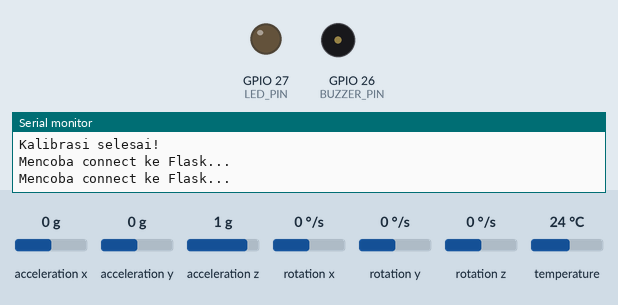
Recording of a sketch running on a simulated ESP32. Parts: output pins drawn as LEDs (lit = HIGH), buzzer (waves = sounding, pin HIGH), the last lines printed to the serial monitor. The test bench sets the inputs (shaded band); at power-on: rotation x 0 °/s, acceleration x 0 g, acceleration y 0 g, acceleration z 1 g, rotation y 0 °/s, rotation z 0 °/s, temperature 24 °C. WiFi joins after 1.5 s; servers stay silent unless stated.

Above: at 6.4 s.
6.5 s: rotation x set to -192 °/s
At 6.98 s:
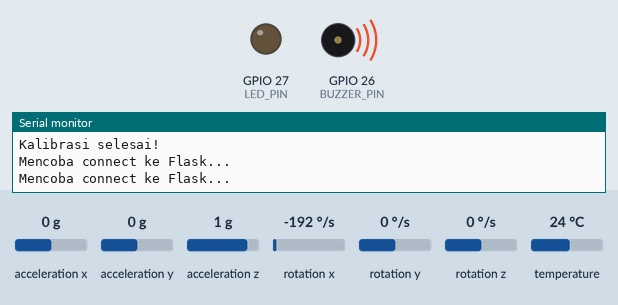
At 8.47 s:
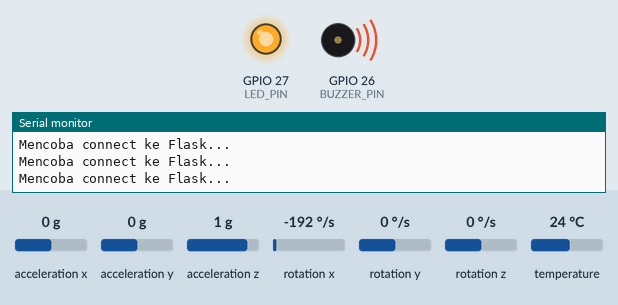
9.5 s: rotation x set to 174 °/s
12.5 s: rotation x set to 182 °/s
Timing chart, 0 to 21.5 s (numbered marks = the images above; inputs shaded):
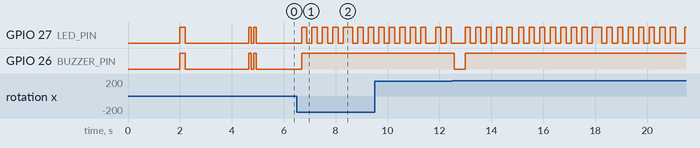

The sketch:

Monitoring_IMU_F22.ino
```cpp
#include <Arduino.h>
#include <WiFi.h>
#include <WiFiClientSecure.h>
#include <ArduinoWebsockets.h>
#include <Adafruit_MPU6050.h>
#include <Adafruit_Sensor.h>
#include <Arduino_JSON.h>

using namespace websockets;

// ── Konfigurasi ───────────────────────────────────────────
const char* ssid     = "dewa24";
const char* password = "siuuuuuu";
const char* wsServer = "ws:// 10.137.177.92:5000/ws-esp32";

#define BUZZER_PIN  26   // GPIO 26
#define LED_PIN     27   // GPIO 27 → Resistor 220Ω → LED

float THRESHOLD = 1.0;

// ── WebSocket ─────────────────────────────────────────────
WebsocketsClient wsClient;
bool wsConnected = false;

// ── Timer ─────────────────────────────────────────────────
unsigned long lastGyro   = 0;
unsigned long lastAcc    = 0;
unsigned long lastTemp   = 0;
unsigned long lastSend   = 0;
unsigned long lastReconn = 0;
unsigned long lastLed    = 0;  // timer kedap-kedip LED
bool ledState = false;

// ── Sensor ────────────────────────────────────────────────
Adafruit_MPU6050 mpu;
sensors_event_t a, g, temp;

float gyroX = 0, gyroY = 0, gyroZ = 0;
float accX, accY, accZ;
float temperature;

float gyroXoffset = 0, gyroYoffset = 0, gyroZoffset = 0;
float gyroXerror  = 0.07, gyroYerror = 0.03, gyroZerror = 0.01;

// ── Kalibrasi ─────────────────────────────────────────────
void calibrateMPU() {
  Serial.println("Kalibrasi...");

  // Buzzer + LED tanda mulai
  digitalWrite(BUZZER_PIN, HIGH);
  digitalWrite(LED_PIN, HIGH);
  delay(200);
  digitalWrite(BUZZER_PIN, LOW);
  digitalWrite(LED_PIN, LOW);

  float sumX = 0, sumY = 0, sumZ = 0;
  for (int i = 0; i < 200; i++) {
    mpu.getEvent(&a, &g, &temp);
    sumX += g.gyro.x;
    sumY += g.gyro.y;
    sumZ += g.gyro.z;
    delay(10);
  }
  gyroXoffset = sumX / 200;
  gyroYoffset = sumY / 200;
  gyroZoffset = sumZ / 200;
  gyroX = 0; gyroY = 0; gyroZ = 0;

  // Buzzer + LED 2x tanda selesai
  for (int i = 0; i < 2; i++) {
    digitalWrite(BUZZER_PIN, HIGH);
    digitalWrite(LED_PIN, HIGH);
    delay(100);
    digitalWrite(BUZZER_PIN, LOW);
    digitalWrite(LED_PIN, LOW);
    delay(100);
  }
  Serial.println("Kalibrasi selesai!");
}

// ── Init ──────────────────────────────────────────────────
void initMPU() {
  if (!mpu.begin()) {
    Serial.println("MPU6050 tidak ditemukan!");
    while (1) { delay(10); }
  }
  Serial.println("MPU6050 Found!");
  calibrateMPU();
}

void initWiFi() {
  WiFi.mode(WIFI_STA);
  WiFi.begin(ssid, password);
  Serial.print("Connecting to WiFi...");
  while (WiFi.status() != WL_CONNECTED) {
    Serial.print(".");
    delay(1000);
  }
  Serial.println("\nESP32 IP: " + WiFi.localIP().toString());
}

// ── LED + Buzzer otomatis ─────────────────────────────────
void checkAlarm() {
  bool isWarning = (abs(gyroX) > THRESHOLD || abs(gyroY) > THRESHOLD);

  if (isWarning) {
    // Buzzer selalu nyala saat warning
    digitalWrite(BUZZER_PIN, HIGH);

    // LED kedap-kedip setiap 200ms
    if ((millis() - lastLed) > 200) {
      ledState = !ledState;
      digitalWrite(LED_PIN, ledState);
      lastLed = millis();
    }
  } else {
    // Normal: buzzer dan LED mati
    digitalWrite(BUZZER_PIN, LOW);
    digitalWrite(LED_PIN, LOW);
    ledState = false;
  }
}

// ── Callback dari Flask ───────────────────────────────────
void onMessageCallback(WebsocketsMessage message) {
  JSONVar obj = JSON.parse(message.data());
  if (JSON.typeof(obj) != "object") return;
  if ((bool)obj["resetX"])    { gyroX = 0; }
  if ((bool)obj["resetY"])    { gyroY = 0; }
  if ((bool)obj["resetZ"])    { gyroZ = 0; }
  if ((bool)obj["calibrate"]) { calibrateMPU(); }
  if (obj.hasOwnProperty("threshold")) {
    THRESHOLD = (double)obj["threshold"];
  }
}

void onEventsCallback(WebsocketsEvent event, String data) {
  if (event == WebsocketsEvent::ConnectionOpened) {
    wsConnected = true;
    Serial.println("WebSocket terhubung!");
  } else if (event == WebsocketsEvent::ConnectionClosed) {
    wsConnected = false;
    Serial.println("WebSocket terputus!");
  }
}

void connectToFlask() {
  Serial.println("Mencoba connect ke Flask...");
  wsClient.setInsecure();
  wsClient.onMessage(onMessageCallback);
  wsClient.onEvent(onEventsCallback);
  wsClient.connect(wsServer);
}

// ── Update sensor ─────────────────────────────────────────
void updateGyro() {
  mpu.getEvent(&a, &g, &temp);
  float gX = g.gyro.x - gyroXoffset;
  float gY = g.gyro.y - gyroYoffset;
  float gZ = g.gyro.z - gyroZoffset;
  if (abs(gX) > gyroXerror) gyroX += gX / 50.00;
  if (abs(gY) > gyroYerror) gyroY += gY / 70.00;
  if (abs(gZ) > gyroZerror) gyroZ += gZ / 90.00;
}

void updateAcc() {
  mpu.getEvent(&a, &g, &temp);
  accX = a.acceleration.x;
  accY = a.acceleration.y;
  accZ = a.acceleration.z;
}

void updateTemperature() {
  mpu.getEvent(&a, &g, &temp);
  temperature = temp.temperature;
}

void sendData() {
  if (!wsConnected) return;
  bool isWarning = (abs(gyroX) > THRESHOLD || abs(gyroY) > THRESHOLD);
  String p = "{";
  p += "\"gyroX\":\""       + String(gyroX)       + "\",";
  p += "\"gyroY\":\""       + String(gyroY)       + "\",";
  p += "\"gyroZ\":\""       + String(gyroZ)       + "\",";
  p += "\"accX\":\""        + String(accX)        + "\",";
  p += "\"accY\":\""        + String(accY)        + "\",";
  p += "\"accZ\":\""        + String(accZ)        + "\",";
  p += "\"temperature\":\"" + String(temperature) + "\",";
  p += "\"warning\":"       + String(isWarning ? "true" : "false");
  p += "}";
  wsClient.send(p);
}

// ── Setup & Loop ──────────────────────────────────────────
void setup() {
  Serial.begin(115200);
  pinMode(BUZZER_PIN, OUTPUT);
  pinMode(LED_PIN, OUTPUT);
  digitalWrite(BUZZER_PIN, LOW);
  digitalWrite(LED_PIN, LOW);
  initWiFi();
  initMPU();
  connectToFlask();
}

void loop() {
  wsClient.poll();

  if (!wsConnected && (millis() - lastReconn) > 3000) {
    connectToFlask();
    lastReconn = millis();
  }

  if ((millis() - lastGyro) > 10)   { updateGyro();        lastGyro  = millis(); }
  if ((millis() - lastAcc)  > 200)  { updateAcc();         lastAcc   = millis(); }
  if ((millis() - lastTemp) > 1000) { updateTemperature(); lastTemp  = millis(); }

  checkAlarm();

  if ((millis() - lastSend) > 50) { sendData(); lastSend = millis(); }
}
```

Measured:
- after the input at 6.5 s, GPIO 27 (LED_PIN): goes 4 × (HIGH 0.20 s, LOW 0.20 s), HIGH 0.35 s, LOW 0.20 s, HIGH 0.20 s, LOW 0.20 s, HIGH 0.20 s, then LOW, starting after 0.19 s; GPIO 26 (BUZZER_PIN): LOW → HIGH after 0.19 s
